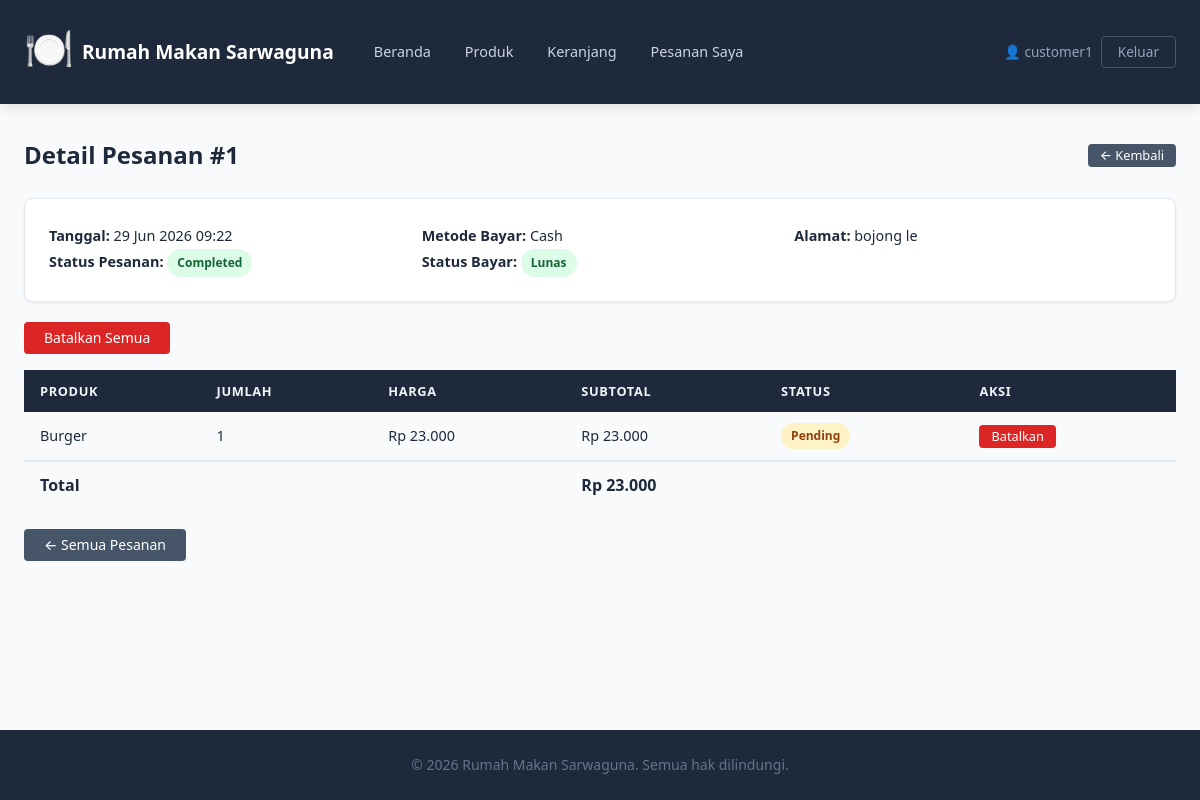
The app's page /account/order-detail.php?id=1 (signed in) with its own data.
### tables this page shows
CREATE TABLE `users` (
  `id` int(11) NOT NULL,
  `role` enum('customer','admin') NOT NULL DEFAULT 'customer',
  `name` varchar(100) NOT NULL,
  `username` varchar(50) NOT NULL,
  `password` varchar(255) NOT NULL,
  `email` varchar(100) DEFAULT NULL,
  `address` text DEFAULT NULL,
  `phone` varchar(20) NOT NULL,
  `verified` tinyint(1) NOT NULL DEFAULT 0,
  `deleted` tinyint(1) NOT NULL DEFAULT 0,
  `created_at` timestamp NOT NULL DEFAULT current_timestamp()
);

CREATE TABLE `orders` (
  `id` int(11) NOT NULL,
  `customer_id` int(11) NOT NULL,
  `order_date` datetime NOT NULL DEFAULT current_timestamp(),
  `status` enum('pending','completed') NOT NULL DEFAULT 'pending',
  `total_amount` decimal(10,2) NOT NULL,
  `shipping_address` text NOT NULL,
  `payment_method` enum('bank_transfer','cash','e_wallet') NOT NULL DEFAULT 'cash',
  `payment_status` enum('unpaid','paid','failed') NOT NULL DEFAULT 'unpaid',
  `deleted` tinyint(1) NOT NULL DEFAULT 0
);

CREATE TABLE `order_items` (
  `id` int(11) NOT NULL,
  `order_id` int(11) NOT NULL,
  `product_id` int(11) NOT NULL,
  `quantity` int(11) NOT NULL,
  `price` decimal(10,2) NOT NULL,
  `status` enum('pending','processing','completed','cancelled') NOT NULL DEFAULT 'pending'
);

CREATE TABLE `products` (
  `id` int(11) NOT NULL,
  `category_id` int(11) NOT NULL,
  `name` varchar(100) NOT NULL,
  `description` text DEFAULT NULL,
  `price` decimal(10,2) NOT NULL,
  `stock` int(11) NOT NULL DEFAULT 0,
  `image` longblob DEFAULT NULL,
  `deleted` tinyint(1) NOT NULL DEFAULT 0,
  `created_at` timestamp NOT NULL DEFAULT current_timestamp()
);

### account/includes/config.php (called while the page is built, shortened)
<?php
function getDB() {
    static $conn = null;
    if ($conn === null) {
        $conn = new mysqli(DB_HOST, DB_USER, DB_PASS, DB_NAME);
        $conn->set_charset('utf8mb4');
    }
    return $conn;
}
function getCurrentUser() {
    $conn = getDB();
    $stmt = $conn->prepare("SELECT * FROM users WHERE id = ? AND deleted = 0");
    $stmt->bind_param("i", $_SESSION['user_id']);
    $stmt->execute();
    return $stmt->get_result()->fetch_assoc();
}

### account/includes/functions.php (called while the page is built, shortened)
<?php
require_once 'config.php';
function getOrder($id) {
    $conn = getDB();
    $stmt = $conn->prepare("SELECT o.*, u.name as customer_name, u.email, u.phone
                            FROM orders o
                            JOIN users u ON o.customer_id = u.id
                            WHERE o.id = ? AND o.deleted = 0");
    $stmt->bind_param("i", $id);
    $stmt->execute();
    return $stmt->get_result()->fetch_assoc();
}
function canCancelOrderItem($status) {
    return $status === 'pending';
}
function getOrderItems($order_id) {
    $conn = getDB();
    $stmt = $conn->prepare("SELECT oi.*, p.name, p.image
                            FROM order_items oi
                            JOIN products p ON oi.product_id = p.id
                            WHERE oi.order_id = ?");
    $stmt->bind_param("i", $order_id);
    $stmt->execute();
    return $stmt->get_result()->fetch_all(MYSQLI_ASSOC);
}
?>

### account/order-detail.php (the view, shortened to what this page needs)
<?php
require_once 'includes/config.php';
require_once 'includes/functions.php';
$user     = getCurrentUser();
$order_id = isset($_GET['id']) ? (int)$_GET['id'] : 0;
$order = getOrder($order_id);
$order_items    = getOrderItems($order_id);
$can_cancel_any  = false;
$can_complete_any = false;
$all_pending     = true;
foreach ($order_items as $item) {
    if (canCancelOrderItem($item['status']))  $can_cancel_any  = true; else $all_pending    = false;
}
?>
<!DOCTYPE html>
<html lang="id">
<head>
    <link rel="stylesheet" href="../assets/css/style.css">
</head>
<body>
<?php include 'includes/nav_customer.php'; ?>
<main>
    <section class="section">
        <div class="container">
            <div class="page-header">
                <h2>Detail Pesanan #<?= $order_id ?></h2>
                <a href="orders.php" class="btn btn-secondary btn-sm">← Kembali</a>
            </div>
            <div class="card" style="margin-bottom:20px">
                <div class="order-info-grid">
                    <div>
                        <p><strong>Tanggal:</strong> <?= date('d M Y H:i', strtotime($order['order_date'])) ?></p>
                        <p><strong>Status Pesanan:</strong>
                            <span class="badge badge--<?= $order['status'] ?>"><?= ucfirst($order['status']) ?></span>
                        </p>
                    </div>
                    <div>
                        <p><strong>Metode Bayar:</strong> <?= ucfirst(str_replace('_', ' ', $order['payment_method'])) ?></p>
                        <p><strong>Status Bayar:</strong>
                            <span class="badge badge--<?= $order['payment_status'] === 'paid' ? 'success' : 'warning' ?>">
                                <?= $order['payment_status'] === 'paid' ? 'Lunas' : 'Belum Bayar' ?>
                            </span>
                        </p>
                    </div>
                    <div>
                        <p><strong>Alamat:</strong> <?= htmlspecialchars($order['shipping_address']) ?></p>
                    </div>
                </div>
            </div>
            <?php if ($can_cancel_any || $can_complete_any): ?>
                <div class="bulk-actions">
                    <?php if ($can_cancel_any && $all_pending): ?>
                        <a href="order-detail.php?id=<?= $order_id ?>&cancel_all=1" class="btn btn-danger"
                           onclick="return confirm('Batalkan semua item?')">Batalkan Semua</a>
                    <?php endif; ?>
                </div>
            <?php endif; ?>
            <div class="table-wrapper">
                <table class="data-table">
                    <thead>
                        <tr>
                            <th>Produk</th>
                            <th>Jumlah</th>
                            <th>Harga</th>
                            <th>Subtotal</th>
                            <th>Status</th>
                            <th>Aksi</th>
                        </tr>
                    </thead>
                    <tbody>
                        <?php foreach ($order_items as $item): ?>
                            <tr>
                                <td><?= htmlspecialchars($item['name']) ?></td>
                                <td><?= $item['quantity'] ?></td>
                                <td>Rp <?= number_format($item['price'], 0, ',', '.') ?></td>
                                <td>Rp <?= number_format($item['quantity'] * $item['price'], 0, ',', '.') ?></td>
                                <td><span class="badge badge--<?= $item['status'] ?>"><?= ucfirst($item['status']) ?></span></td>
                                <td>
                                    <?php if (canCancelOrderItem($item['status'])): ?>
                                        <a href="order-detail.php?id=<?= $order_id ?>&cancel_item=1&item_id=<?= $item['id'] ?>"
                                           class="btn btn-danger btn-sm"
                                           onclick="return confirm('Batalkan item ini?')">Batalkan</a>
                                    <?php endif; ?>
                                </td>
                            </tr>
                        <?php endforeach; ?>
                    </tbody>
                    <tfoot>
                        <tr class="total-row">
                            <td colspan="3"><strong>Total</strong></td>
                            <td colspan="3"><strong>Rp <?= number_format($order['total_amount'], 0, ',', '.') ?></strong></td>
                        </tr>
                    </tfoot>
                </table>
            </div>
            <div class="action-bar" style="margin-top:20px">
                <a href="orders.php" class="btn btn-secondary">← Semua Pesanan</a>
            </div>
        </div>
    </section>
</main>
<?php include 'includes/footer.php'; ?>
</body>
</html>

### account/includes/nav_customer.php
<?php $cart_count = isset($user) ? count(getCart($user['id'])) : 0; ?>
<header class="header">
    <div class="container">
        <div class="header-content">
            <div class="brand">
                <span class="brand-icon">🍽️</span>
                <span class="brand-name"><?= SITE_NAME ?></span>
            </div>
            <nav class="nav">
                <a href="customer.php" <?= basename($_SERVER['PHP_SELF']) === 'customer.php' ? 'class="active"' : '' ?>>Beranda</a>
                <a href="products.php" <?= basename($_SERVER['PHP_SELF']) === 'products.php' ? 'class="active"' : '' ?>>Produk</a>
                <a href="cart.php" class="nav-cart <?= basename($_SERVER['PHP_SELF']) === 'cart.php' ? 'active' : '' ?>">
                    Keranjang <?php if ($cart_count > 0): ?><span class="cart-badge"><?= $cart_count ?></span><?php endif; ?>
                </a>
                <a href="orders.php" <?= basename($_SERVER['PHP_SELF']) === 'orders.php' ? 'class="active"' : '' ?>>Pesanan Saya</a>
            </nav>
            <div class="header-user">
                <span>👤 <?= htmlspecialchars($user['name']) ?></span>
                <a href="logout.php" class="btn-logout">Keluar</a>
            </div>
        </div>
    </div>
</header>

### records on screen
users: name "customer1"
orders: order_date "29 Jun 2026 09:22", status "Completed", payment_method "Cash", shipping_address "bojong le", total_amount "23.000"
order_items: product.name "Burger", quantity "1", price "23.000", $item['quantity'] * $item['price'] "23.000", status "Pending"

### other values on screen
SITE_NAME "Rumah Makan Sarwaguna"
$order_id "1"
